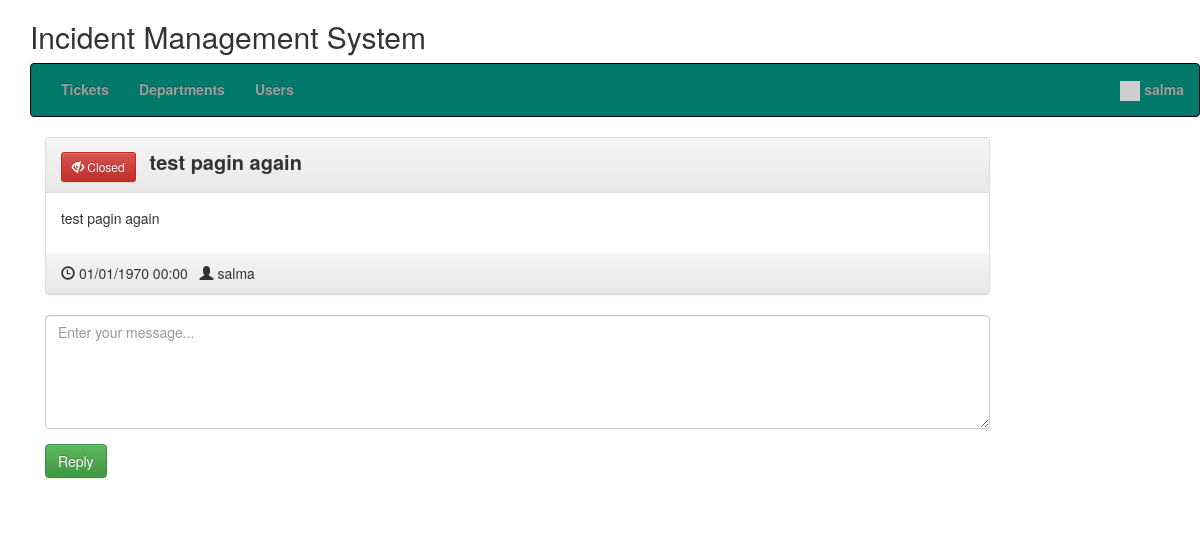
Page /view_ticket.php?id=662b741350a14 (signed in) on the committed database.
### tables this page shows
CREATE TABLE `hd_users` (
  `id` int(11) NOT NULL,
  `email` varchar(250) NOT NULL,
  `password` varchar(250) NOT NULL,
  `create_date` datetime NOT NULL DEFAULT current_timestamp(),
  `name` varchar(250) NOT NULL,
  `user_type` enum('admin','user') NOT NULL,
  `status` int(11) NOT NULL
);

CREATE TABLE `hd_tickets` (
  `id` int(11) NOT NULL,
  `uniqid` varchar(20) NOT NULL,
  `user` int(11) NOT NULL,
  `title` varchar(250) NOT NULL,
  `init_msg` text NOT NULL,
  `department` int(11) NOT NULL,
  `date` varchar(250) NOT NULL,
  `last_reply` int(11) NOT NULL,
  `user_read` int(11) NOT NULL,
  `admin_read` int(11) NOT NULL,
  `resolved` int(11) NOT NULL,
  `requestor_name` varchar(30) NOT NULL
);

### class/Database.php (called while the page is built)
<?php
class Database {
    public function dbConnect() {
        static $DBH = null;
        if (is_null($DBH)) {
			$connection = new mysqli(HOST, USER, PASSWORD, DATABASE);
			if($connection->connect_error){
				die("Error failed to connect to MySQL: " . $connection->connect_error);
			} else {
				$DBH = $connection;
			}
        }
        return $DBH;
    }
}

### init.php (called while the page is built, shortened)
<?php
require 'class/Database.php';
require 'class/Users.php';
require 'class/Tickets.php';
$users = new Users;
$tickets = new Tickets;
?>

### class/Users.php (called while the page is built, shortened)
<?php
class Users extends Database {
	private $userTable = 'hd_users';
	private $dbConnect = false;
	public function __construct(){
        $this->dbConnect = $this->dbConnect();
    }
	public function getUserInfo() {
		if(!empty($_SESSION["userid"])) {
			$sqlQuery = "SELECT * FROM ".$this->userTable."
				WHERE id ='".$_SESSION["userid"]."'";
			$result = mysqli_query($this->dbConnect, $sqlQuery);
			$userDetails = mysqli_fetch_assoc($result);
			return $userDetails;
		}
	}
}

### class/Tickets.php (called while the page is built, shortened)
<?php
class Tickets extends Database {
    private $ticketTable = 'hd_tickets';
	private $dbConnect = false;
	public function __construct(){
        $this->dbConnect = $this->dbConnect();
    }
    public function ticketInfo($id) {
		$sqlQuery = "SELECT t.id, t.uniqid, t.title, t.user, t.init_msg as message, t.date, t.last_reply, t.resolved, u.name as creater, d.name as department
			FROM ".$this->ticketTable." t
			LEFT JOIN hd_users u ON t.user = u.id
			LEFT JOIN hd_departments d ON t.department = d.id
			WHERE t.uniqid = '".$id."'";
		$result = mysqli_query($this->dbConnect, $sqlQuery);
        $tickets = mysqli_fetch_assoc($result);
        return $tickets;
    }
	public function updateTicketReadStatus($ticketId) {
		$updateField = '';
		if(isset($_SESSION["admin"])) {
			$updateField = "admin_read = '1'";
		} else {
			$updateField = "user_read = '1'";
		}
		$updateTicket = "UPDATE ".$this->ticketTable."
			SET $updateField
			WHERE id = '".$ticketId."'";
		mysqli_query($this->dbConnect, $updateTicket);
	}
}

### view_ticket.php (the view, shortened to what this page needs)
<?php
include 'init.php';
include('inc/header.php');
$ticketDetails = $tickets->ticketInfo($_GET['id']);
$user = $users->getUserInfo();
?>
<link rel="stylesheet" href="css/style.css" />
<?php include('inc/container.php');?>
<div class="container">
	<div class="row home-sections">
	<h2>Incident Management System</h2>
	<?php include('menus.php'); ?>
	</div>
	<section class="comment-list">
		<article class="row">
			<div class="col-md-10 col-sm-10">
				<div class="panel panel-default arrow left">
					<div class="panel-heading right">
					<?php if($ticketDetails['resolved']) { ?>
					<button type="button" class="btn btn-danger btn-sm">
					  <span class="glyphicon glyphicon-eye-close"></span> Closed
					</button>
					<?php } else { ?>
					<button type="button" class="btn btn-success btn-sm">
					  <span class="glyphicon glyphicon-eye-open"></span> Open
					</button>
					<?php } ?>
					<span class="ticket-title"><?php echo $ticketDetails['title']; ?></span>
					</div>
					<div class="panel-body">
						<div class="comment-post">
						<p>
						<?php echo $ticketDetails['message']; ?>
						</p>
						</div>
					</div>
					<div class="panel-heading right">
						<span class="glyphicon glyphicon-time"></span>
						<time class="comment-date" datetime="<?php echo date('Y-m-d H:i:s', strtotime($ticketDetails['date'])); ?>">
						<i class="fa fa-clock-o"></i> <?php echo date('d/m/Y H:i', strtotime($ticketDetails['date'])); ?>
						</time>
						&nbsp;&nbsp;<span class="glyphicon glyphicon-user"></span> <?php echo $ticketDetails['creater']; ?>
					</div>
				</div>
			</div>
		</article>
		<form method="post" id="ticketReply">
			<article class="row">
				<div class="col-md-10 col-sm-10">
					<div class="form-group">
						<textarea class="form-control" rows="5" id="message" name="message"
						placeholder="Enter your message..." required></textarea>
					</div>
			</div>
			</article>
			<article class="row">
				<div class="col-md-10 col-sm-10">
					<div class="form-group">
						<input type="submit" name="reply" id="reply" class="btn btn-success" value="Reply" />
					</div>
				</div>
			</article>
		</form>
	</section>
</div>
<?php include('inc/footer.php');?>

### menus.php (shortened to what this page needs)
<nav class="navbar navbar-inverse" style="background:#00796B;color:#f6f8f9;font-weight:bold;">
	<div class="container-fluid">
		<ul class="nav navbar-nav menus">
			<li id="ticket"><a href="ticket.php" >Tickets</a></li>
			<?php if(isset($_SESSION["admin"])) { ?>
				<li id="department"><a href="department.php" >Departments</a></li>
				<li id="user"><a href="user.php" >Users</a></li>
			<?php } ?>
		</ul>
		<ul class="nav navbar-nav navbar-right">
			<li class="dropdown">
				<a href="#" class="dropdown-toggle" data-toggle="dropdown"><span class="label label-pill label-danger count"></span>
				<img src="//gravatar.com/avatar/<?php echo md5($user['email']); ?>?s=100" width="20px">&nbsp;<?php if(isset($_SESSION["userid"])) { echo $user['name']; } ?></a>
			</li>
		</ul>
	</div>
</nav>

### css/style.css (style rules this page uses)
.ticket-title { font-weight:bold; font-size:20px; margin-left:10px; }

### rows in the picture
hd_users: name "salma"
hd_tickets: title "test pagin again", init_msg "test pagin again", date "01/01/1970 00:00", hd_users.name "salma"
